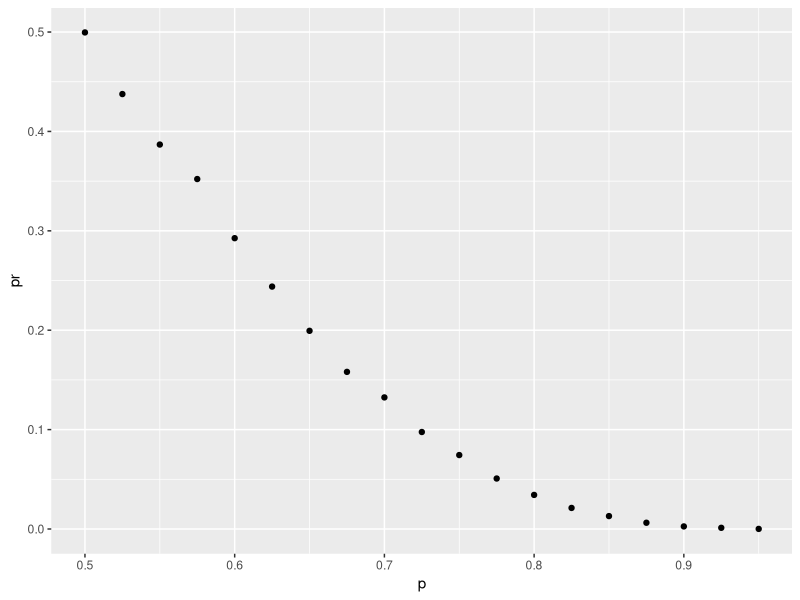
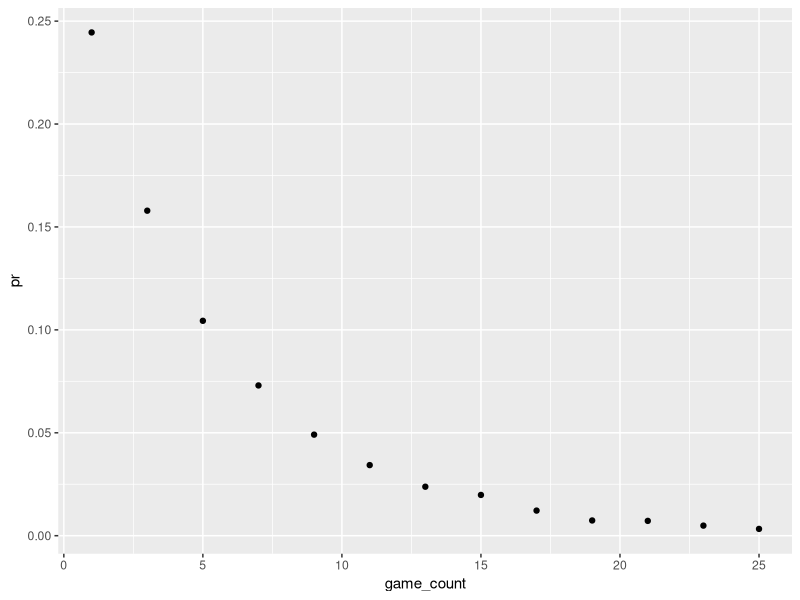

The R source for these figures, in order:
library(gtools)
library(tidyverse)

# 1.

ball_colors <- c("cyan", "magenta", "yello")
ball_counts <- c(3, 5, 7)
balls <- rep(ball_colors, ball_counts)
cyan <- c("cyan")
p_1 <- length(balls[balls %in% cyan]) / length(balls)

print(p_1)

# 2.

not_cyan <- balls[!balls %in% cyan]
p_2 <- length(not_cyan) / length(balls)

print(p_2)

# 3.

ball_counts_3 <- c(3 - 1, 5, 7)
balls_3 <- rep(ball_colors, ball_counts_3)
not_cyan_3 <- balls_3[!balls_3 %in% cyan]

p_3 <- p_1 * length(not_cyan_3) / length(balls_3)

print(p_3)

# 4.

p_4 <- p_1 * p_2
print(p_4)

# 5.

# -> b.

# 6.


ball_colors_6 <- c("cyan", "magenta", "yello")
ball_counts_6 <- c(3, 5, 7 - 5)
balls_6 <- rep(ball_colors_6, ball_counts_6)
yello <- c("yello")

p_6 <- length(balls_6[balls_6 %in% yello]) / length(balls_6)
print(p_6)

# 7.

library(gtools)
dice <- c(1:6)
roll_count <- 2
comb <- permutations(length(dice), roll_count, v = dice, repeats = TRUE)
excludes <- c(6)
see_excludes <- apply(comb, 1, function(row) {
  any(row %in% excludes)
})
p_7 <- mean(!see_excludes)

print(p_7) # Can calculate with: (5/6)^6

# 8.

games <- c(1:7)
cavs_winning_rate <- 0.6
all_lose_prob <- prod(rep(1 - cavs_winning_rate, times = length(games)))
p_8 <- 1 - all_lose_prob # Each games probability are independent

print(p_8)

# 9.

b_9 <- 100000

cavs_wins_least_one <- function() {
  celtic_wins <- sample(c(0, 1), length(games), replace = TRUE,
    prob = c(cavs_winning_rate, 1 - cavs_winning_rate))
  any(!celtic_wins)
}
tab <- table(replicate(b_9, cavs_wins_least_one()))
p_9 <- prop.table(tab)["TRUE"]

print(p_9)

# 10.

games <- c(1:7)
cavs_winning_rate <- 0.5
rate <- function(count, inverse= FALSE) {
  rate <- ifelse(inverse, 1 - cavs_winning_rate, cavs_winning_rate)
  prod(rep(rate, times = count))
}

comb <- function(count, win) {
  nrow(combinations(count, win)) *
    rate(win) * rate(count - win, inverse = TRUE)
}

# win 4:0 => never
win4_0 <- 0

# win 4:1 => 4 win cavs for next 4 games
win4_1 <- rate(4)
print(win4_1)

# win 4:2 => 3 win for next 4 games, win 5th game
# -++++-
# +-+++-
# ++-++-
# +++-+-
win4_2 <- comb(4, 3) * rate(1)
print(win4_2)

# win 4:3 => 3 win for next 5 games, win 5th game
# --++++
# +--+++
# ++--++
# +++--+
# -+-+++
# -++-++
# -+++-+
# +-+-++
# +-++-+
# ++-+-+
win4_3 <- comb(5, 3) * rate(1)

# those are binomial probability: nCx⋅p^x⋅(1−p)^(n−x)
p_10 <- win4_0 + win4_1 + win4_2 + win4_3
print(p_10)

# 11.

games <- c(2:7)
cavs_winning_rate <- 0.5
wins <- function() {
  sample(c(0, 1), length(games), replace = TRUE,
    prob = c(cavs_winning_rate, 1 - cavs_winning_rate))
}

check_wins <- function(wins) {
  win4_1 <- sum(wins[1:4]) >= 4
  win4_2 <- sum(wins[1:4]) >= 3 & wins[5] == 1
  win4_3 <- sum(wins[1:5]) >= 3 & wins[6] == 1
  win4_1 | win4_2 | win4_3
}

p_11 <- mean(replicate(10000, check_wins(wins())))

print(p_11)

# 12.

prob_win <- function(p) {
  b <- 10000
  result <- replicate(b, {
    b_win <- sample(c(1, 0), 7, replace = TRUE, prob = c(1 - p, p))
    sum(b_win) >= 4
  })
  mean(result)
}
print(prob_win(1))

p <- seq(0.5, 0.95, 0.025)
pr <- sapply(p, prob_win)
png("exercise12.png")
qplot(p, pr)

# 13.

p <- 0.75
game_count <- seq(1, 25, 2)
prob_win <- function(num, p) {
  b <- 10000
  result <- replicate(b, {
    b_win <- sample(c(1, 0), num, replace = TRUE, prob = c(1 - p, p))
    sum(b_win) >= (num + 1) / 2
  })
  mean(result)
}

pr <- sapply(game_count, function(num) {
  prob_win(num, p)
})
png("exercise13.png")
qplot(game_count, pr)
